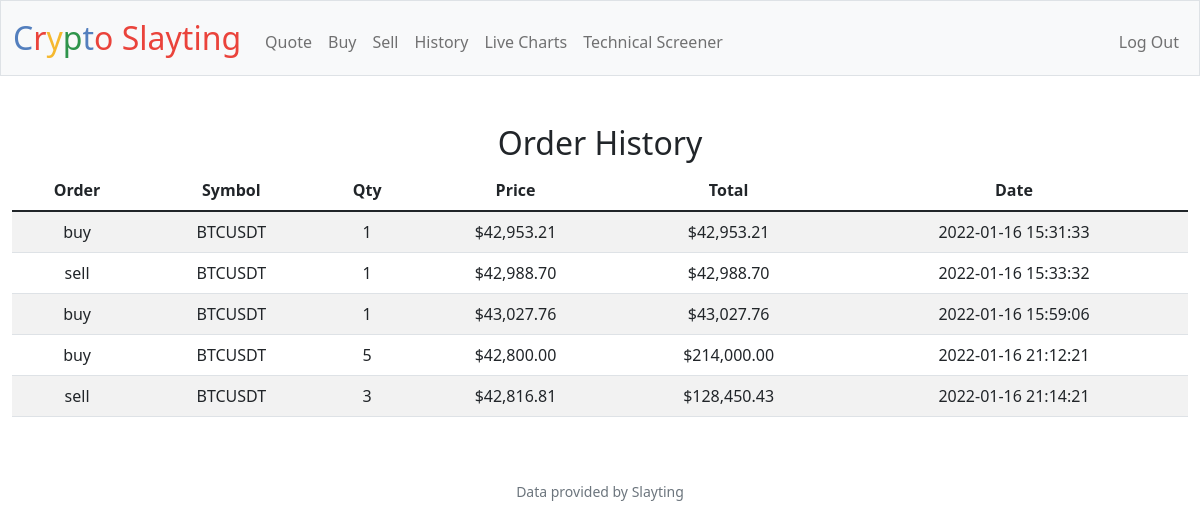
The page /history (signed in) on the database as committed earlier.
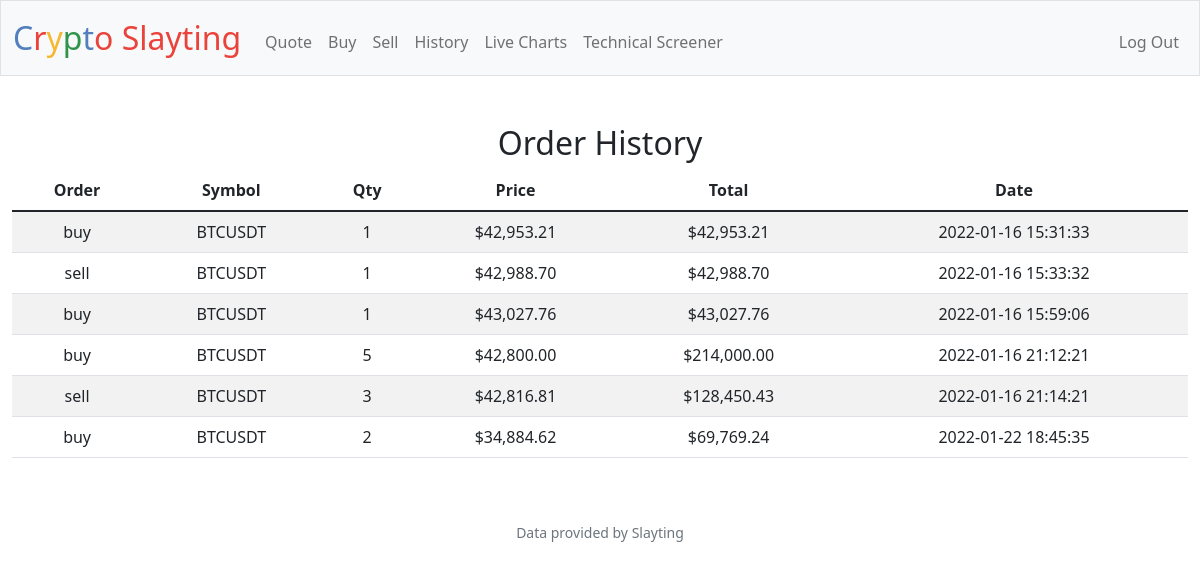
The same page on the database as committed later.
### tables this page shows
CREATE TABLE orders (
    id INTEGER,
    user_id INTEGER,
    order_type TEXT NOT NULL,
    symbol TEXT NOT NULL,
    shares_num INTEGER,
    share_price INTEGER,
    total INTEGER,
    date DATETIME,
    PRIMARY KEY(id),
    FOREIGN KEY(user_id) REFERENCES users(id)
);

### app.py (the view)
@app.route("/history")
@login_required
def history():
    user_id = session.get("user_id")
    orders = db.execute("SELECT order_type, symbol, shares_num, share_price, total, date FROM orders WHERE user_id = ?", user_id)
    print(orders)
    return render_template("history.html", orders=orders)

### app.py (called while the page is built)
@app.after_request
def after_request(response):
    response.headers["Cache-Control"] = "no-cache, no-store, must-revalidate"
    response.headers["Expires"] = 0
    response.headers["Pragma"] = "no-cache"
    return response

### helpers.py (called while the page is built)
def login_required(f):
    @wraps(f)
    def decorated_function(*args, **kwargs):
        if session.get("user_id") is None:
            return redirect("/login")
        return f(*args, **kwargs)
    return decorated_function

def usd(value):
    return f"${value:,.2f}"

### templates/history.html (shortened to what this page needs)
{% extends "layout.html" %}
{% block main %}
    <div class="section">
        <h2>Order History</h2>
        <table class="table table-striped">
            <thead>
                <tr>
                    <th>Order</th>
                    <th>Symbol</th>
                    <th>Qty</th>
                    <th>Price</th>
                    <th>Total</th>
                    <th>Date</th>
                </tr>
            </thead>
            <tbody>
                {% for order in orders %}
                <tr>
                    <td>{{order.order_type}}</td>
                    <td>{{order.symbol}}</td>
                    <td>{{order.shares_num}}</td>
                    <td>{{order.share_price | usd}}</td>
                    <td>{{order.total | usd}}</td>
                    <td>{{order.date}}</td>
                </tr>
                {% endfor %}
            </tbody>
        </table>
    </div>
{% endblock %}

### templates/layout.html (shortened to what this page needs)
<!DOCTYPE html>
<html lang="en">
    <head>
        <link href="https://cdn.jsdelivr.net/npm/bootstrap@5.1.3/dist/css/bootstrap.min.css" rel="stylesheet">
        <link href="/static/styles.css" rel="stylesheet">
    </head>
    <body>
        <nav class="bg-light border navbar navbar-expand-md navbar-light">
            <div class="container-fluid">
                <a class="navbar-brand" href="/"><span class="blue">C</span><span class="red">r</span><span class="yellow">y</span><span class="green">p</span><span class="blue">t</span><span class="red">o</span> <span class="red">Slayting</span></a>
                <div class="collapse navbar-collapse" id="navbar">
                    {% if session["user_id"] %}
                        <ul class="navbar-nav me-auto mt-2">
                            <li class="nav-item"><a class="nav-link" href="/quote">Quote</a></li>
                            <li class="nav-item"><a class="nav-link" href="/buy">Buy</a></li>
                            <li class="nav-item"><a class="nav-link" href="/sell">Sell</a></li>
                            <li class="nav-item"><a class="nav-link" href="/history">History</a></li>
                            <li class="nav-item"><a class="nav-link" href="/graph">Live Charts</a></li>
                            <li class="nav-item"><a class="nav-link" href="/screener">Technical Screener</a></li>
                        </ul>
                        <ul class="navbar-nav ms-auto mt-2">
                            <li class="nav-item"><a class="nav-link" href="/logout">Log Out</a></li>
                        </ul>
                    {% else %}
                        <ul class="navbar-nav ms-auto mt-2">
                            <li class="nav-item"><a class="nav-link" href="/register">Register</a></li>
                            <li class="nav-item"><a class="nav-link" href="/login">Log In</a></li>
                        </ul>
                    {% endif %}
                </div>
            </div>
        </nav>
        <main class="container-fluid py-5 text-center">
            {% block main %}{% endblock %}
        </main>
        <footer class="mb-5 small text-center text-muted">
            Data provided by Slayting
        </footer>
    </body>
</html>

### static/styles.css (style rules this page uses)
nav .navbar-brand { font-size: xx-large; }
nav .navbar-brand .blue { color: #537fbe; }
nav .navbar-brand .red { color: #ea433b; }
nav .navbar-brand .yellow { color: #f5b82e; }
nav .navbar-brand .green { color: #2e944b; }
td { padding: 10px; }

Rows that differ between the two databases and show on the page:
added orders: order_type "buy", symbol "BTCUSDT", shares_num "2", share_price "$34,884.62", total "$69,769.24", date "2022-01-22 18:45:35"
